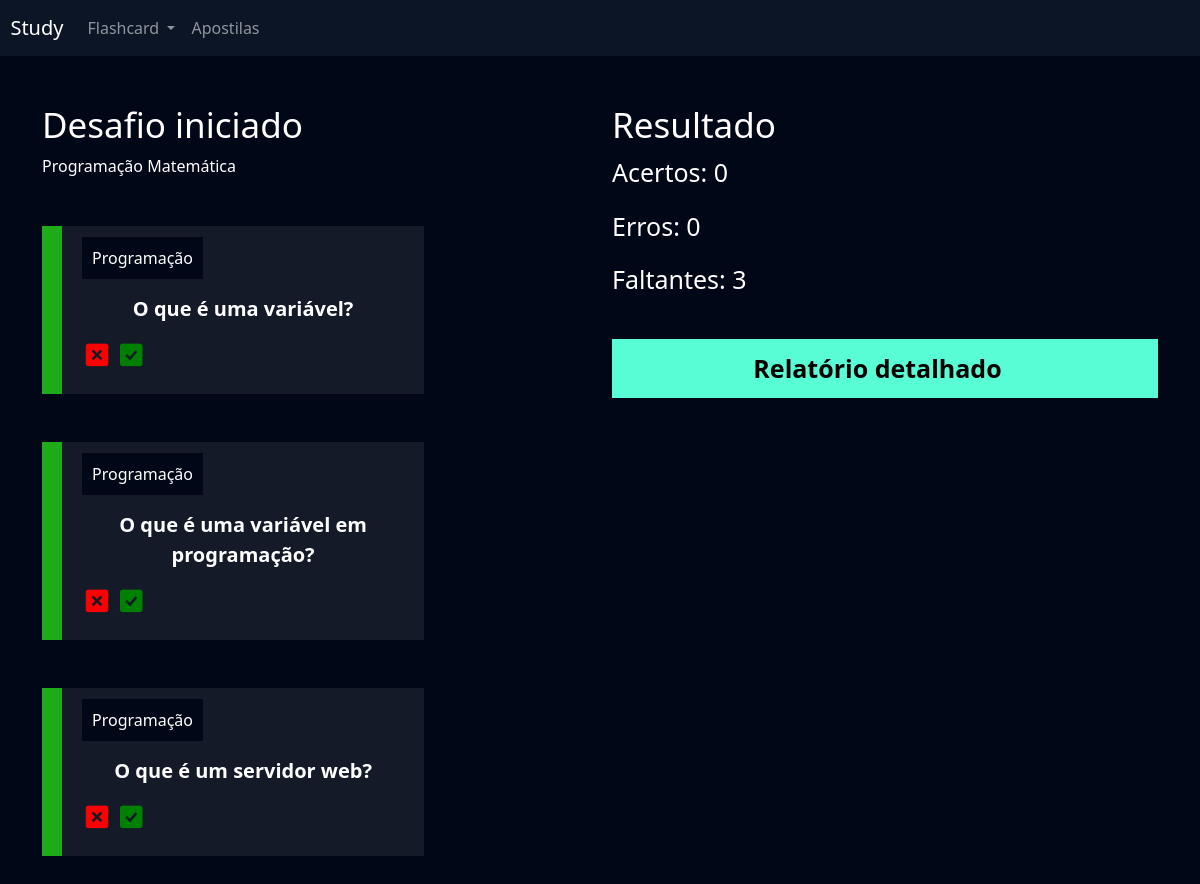
Page /flashcard/desafio/74 on the committed database.
### flashcard/models.py (models this page shows, shortened)
class FlashcardDesafio(models.Model):
    flashcard = models.ForeignKey(Flashcard, on_delete=models.DO_NOTHING)
    respondido = models.BooleanField(default=False)
    acertou = models.BooleanField(default=False)

class Flashcard(models.Model):
    DIFICULDADE_CHOICES = (('D', 'Difícil'), ('M', 'Médio'), ('F', 'Fácil'))
    user = models.ForeignKey(User, on_delete=models.DO_NOTHING)
    pergunta = models.CharField(max_length=100)
    resposta = models.TextField()
    categoria = models.ForeignKey(Categoria, on_delete=models.DO_NOTHING)
    dificuldade = models.CharField(max_length=1, choices=DIFICULDADE_CHOICES)
    @property
    def css_dificuldade(self):
        if self.dificuldade == 'F':
            return 'flashcard-facil'
        elif self.dificuldade == 'M':
            return 'flashcard-medio'
        elif self.dificuldade == 'D':
            return 'flashcard-dificil'

class Categoria(models.Model):
    nome = models.CharField(max_length=20)
    def __str__(self):
        return self.nome

### flashcard/views.py (the view)
# urls.py: path('desafio/<int:id>', views.desafio, name='desafio'),
def desafio(request, id):
    desafio = Desafio.objects.get(id=id)
    if request.method == 'GET':
        acertos = desafio.flashcards.filter(
            respondido=True).filter(acertou=True).count()
        erros = desafio.flashcards.filter(
            respondido=True).filter(acertou=False).count()
        faltantes = desafio.flashcards.filter(respondido=False).count()
        return render(request, 'desafio.html', {'desafio': desafio, 'acertos': acertos, 'erros': erros, 'faltantes': faltantes})

### flashcard/templates/desafio.html (shortened to what this page needs)
{% extends "base.html" %}
{% load static %}
{% block 'cabecalho' %}
<link href="{% static 'usuarios/css/cadastro.css' %}" rel="stylesheet" />
<link href="{% static 'flashcard/css/novo_flashcard.css' %}" rel="stylesheet" />
<link href="{% static 'flashcard/css/iniciar_desafio.css' %}" rel="stylesheet" />
<link href="{% static 'flashcard/css/desafio.css' %}" rel="stylesheet" />
<link href="https://unpkg.com/boxicons@2.1.4/css/boxicons.min.css"rel="stylesheet"/>
{% endblock 'cabecalho' %}
{% block 'conteudo' %}
{% include "partials/header.html" %}
<div class="container">
  <br />
  <br />
  <div class="row">
    <div class="col-md">
      <h3 class="fonte-secundaria">Desafio iniciado</h3>
      <span class="badge-categoria">Programação</span>
      <span class="badge-categoria">Matemática</span>
      <br />
      <br />
      <br />
      {% for flash in desafio.flashcards.all %}
      <div class="box-new-flashcard {% if flash.respondido %} op2 {% endif %}">
          <div class="flashcard {{ flash.flashcard.css_dificuldade }}">
            <div class="flashcard-categoria">{{flash.flashcard.categoria}}</div>
            <br />
            <br />
            <div class="flashcard-box-item" onclick="flip_card({{flash.id}})">
              <p class="flashcard-item">{{flash.flashcard.pergunta}}</p>
            </div>
            {% if not flash.respondido %}
            <div class="responder">
              <a
                href="{% url 'responder_flashcard' flash.id %}?acertou=0&desafio_id={{desafio.id}}"
                ><i class="bx bxs-x-square icone-vermelho"></i></a>
              <a href="{% url 'responder_flashcard' flash.id %}?acertou=1&desafio_id={{desafio.id}}"
                ><i class="bx bxs-check-square icone-verde"></i
              ></a>
            </div>
            {% else %} {% if flash.acertou %}
            <span class="badge bg-success">Acertou!</span>
            {% else %}
            <span class="badge bg-danger">Errou!</span>
            {% endif %} {% endif %}
          </div>
      </div>
      <br />
      <br />
      {% endfor %}
    </div>
    <div class="col-md">
      <h3 class="fonte-secundaria">Resultado</h3>
      <p class="fonte-p">Acertos: {{acertos}}</p>
      <p class="fonte-p">Erros: {{erros}}</p>
      <p class="fonte-p">Faltantes: {{faltantes}}</p>
      <br />
      <a class="btn-cadastro btn-desafio" href="{% url 'relatorio' desafio.id %}">Relatório detalhado</a>
    </div>
  </div>
</div>
{% endblock 'conteudo' %}

### templates/static/geral/css/base.css (style rules this page uses)
:root { --main-color: #0b1526; --dark-color: #000716; --secondary-dark-color: rgb(15, 2, 26); --light-color: #00c1f3; --contrast-color: #f4c96b; --differential-color: #58fcd5; AULA 1 5 }
body { background-color: var(--dark-color) !important; color: white !important; }

### templates/static/usuarios/css/cadastro.css (style rules this page uses)
* { margin: 0; padding: 0; }
.btn-cadastro { padding: 10px; background-color: #58fcd5; border: none; border: 1px solid #58fcd5; font-size: 18px; font-weight: bold; AULA 1 6 padding-left: 25px; padding-right: 25px; }

### templates/static/flashcard/css/novo_flashcard.css (style rules this page uses)
.box-new-flashcard { width: 70%; margin: auto; }
.flashcard { background-color: rgba(255, 255, 255, 0.08); padding: 20px; }
.flashcard-box-item { text-align: center; }
.flashcard p { font-size: 20px; font-weight: bold; cursor: pointer; }
.flashcard-facil { border-left: 20px solid #1dab1a; }
.flashcard-categoria { background-color: var(--dark-color); display: inline; padding: 10px; }

### templates/static/flashcard/css/iniciar_desafio.css (style rules this page uses)
.fonte-secundaria { font-size: 35px; }

### templates/static/flashcard/css/desafio.css (style rules this page uses)
.box-new-flashcard { margin: 0; }
.icone-vermelho { color: red; font-size: 30px; }
.icone-verde { color: green; font-size: 30px; }
.fonte-p { font-size: 25px; }
.btn-desafio { width: 100% !important; color: black; text-decoration: none; display: block; text-align: center; font-size: 25px; }

### rows in the picture
FlashcardDesafio: flashcard.categoria "Programação", flashcard.pergunta "O que é uma variável?"
FlashcardDesafio: flashcard.categoria "Programação", flashcard.pergunta "O que é uma variável em programação?"
FlashcardDesafio: flashcard.categoria "Programação", flashcard.pergunta "O que é um servidor web?"

### other values in the picture
{{ acertos }} "0"
{{ erros }} "0"
{{ faltantes }} "3"
